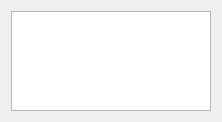
<?xml version="1.0" encoding="UTF-8"?>
<ui version="4.0">
 <class>TextView</class>
 <widget class="QDialog" name="TextView">
  <property name="geometry">
   <rect>
    <x>0</x>
    <y>0</y>
    <width>220</width>
    <height>120</height>
   </rect>
  </property>
  <property name="font">
   <font>
    <family>Adobe Arabic</family>
   </font>
  </property>
  <property name="windowTitle">
   <string>Dialog</string>
  </property>
  <layout class="QGridLayout" name="gridLayout">
   <item row="0" column="0">
    <layout class="QVBoxLayout" name="verticalLayout">
     <item>
      <widget class="QTextBrowser" name="textBrowser">
       <property name="sizePolicy">
        <sizepolicy hsizetype="MinimumExpanding" vsizetype="MinimumExpanding">
         <horstretch>0</horstretch>
         <verstretch>0</verstretch>
        </sizepolicy>
       </property>
       <property name="minimumSize">
        <size>
         <width>200</width>
         <height>100</height>
        </size>
       </property>
       <property name="font">
        <font>
         <family>Adobe 仿宋 Std R</family>
        </font>
       </property>
      </widget>
     </item>
    </layout>
   </item>
  </layout>
 </widget>
 <resources/>
 <connections/>
</ui>
